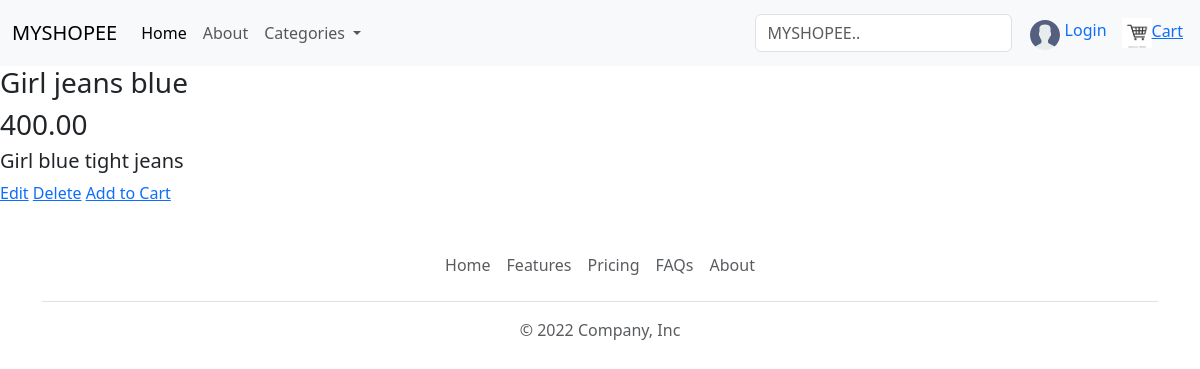
/product/21/, run on the app's committed database.
### base/models.py (models this page shows, shortened)
class Product(models.Model):
    name = models.CharField(max_length=200,blank=False)
    description = models.TextField(null=True,blank=True)
    price = models.DecimalField(max_digits=10, decimal_places=2)
    category = models.ForeignKey(Category,on_delete=models.CASCADE,blank=False)
    created = models.DateTimeField(auto_now_add=True)
    updated = models.DateTimeField(auto_now=True)
    class Meta:
        ordering = ['-updated','-created']

### base/views.py (the view)
# urls.py: path('product/<str:pk>/',views.ProductView,name='product'),
def ProductView(request,pk):
    product = Product.objects.get(id=pk)
    context={'product':product}
    return render(request,'base/Product.html',context)

### base/views.py (called while the page is built)
def navbar(request):
    categories = Category.objects.all()
    return {
        'categories': categories,
    }

### base/templates/base/Product.html (shortened to what this page needs)
{% extends 'main.html' %}
{% load static %}
{% block content %}
<h3>{{product.name}}</h3>
<h3>{{product.price}}</h3>
<h5>{{product.description}}</h5>
<a href="{% url 'update-product' product.id %}"><span>Edit</span></a>
<a href="{% url 'delete-product' product.id %}"><span>Delete</span></a>
<a href="{% url 'add-cart' product.id %}" class="btns">Add to Cart</a>
{% endblock %}

### data on the page
Product: name "Girl jeans blue", price "400.00", description "Girl blue tight jeans"
